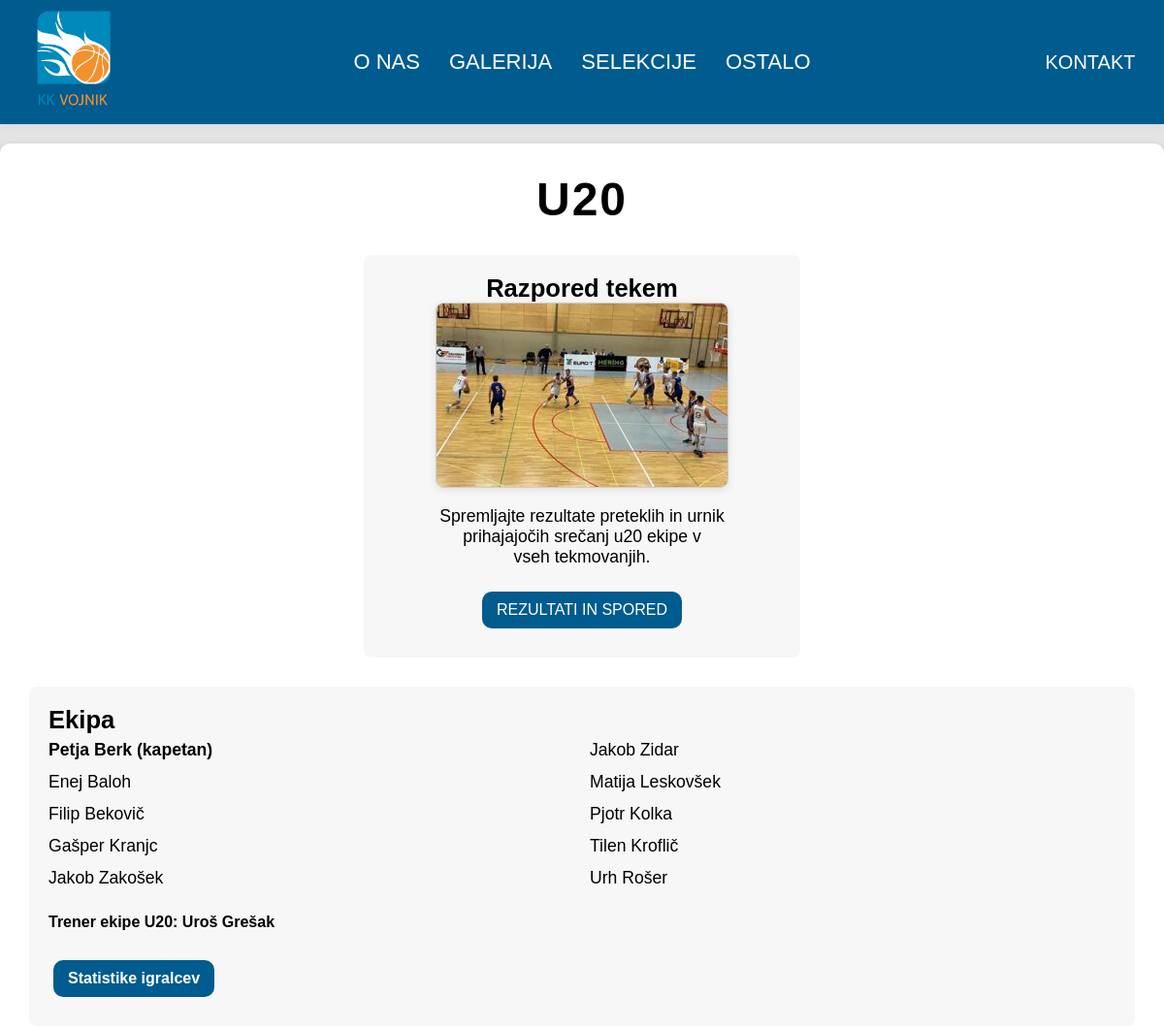
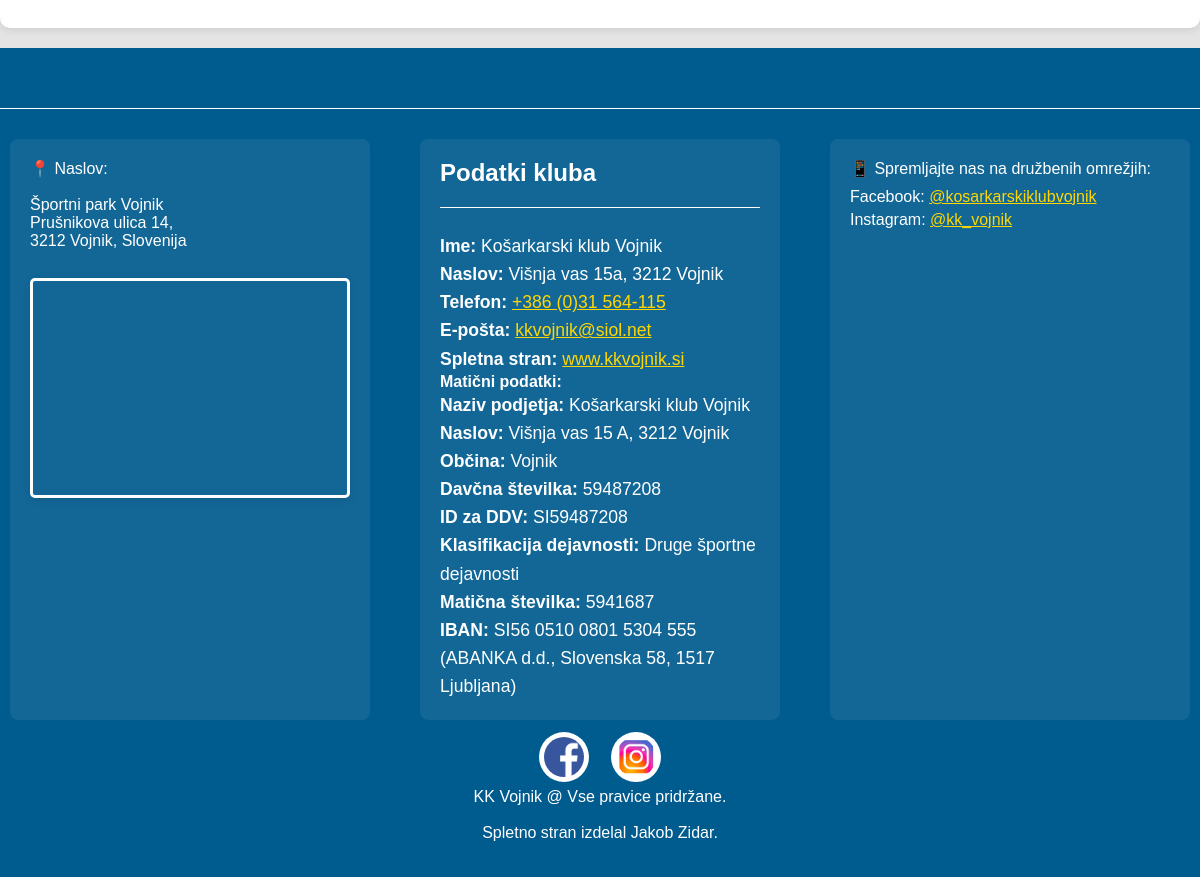
The page /u20.php on the database its author committed (2 pictures, top to bottom).
### tables this page shows
CREATE TABLE `igralci` (
  `id` int(11) NOT NULL,
  `ime_priimek` varchar(255) NOT NULL,
  `selekcija` varchar(50) NOT NULL,
  `je_kapetan` tinyint(1) DEFAULT 0
);

CREATE TABLE `trenerji` (
  `id` int(11) NOT NULL,
  `ime_priimek` varchar(255) NOT NULL,
  `pozicija` varchar(255) NOT NULL,
  `slika_url` varchar(255) DEFAULT 'slike/profilna.png',
  `selekcija` varchar(50) NOT NULL
);

### u20.php (called while the page is built, shortened)
<?php
$selekcija_naslov = "U20";
$kzs_url = "https://www.kzs.si/ekipa/17578?tekmovanje=582&tab=splosno";
$kzs_statistika_url = "https://www.kzs.si/ekipa/17578?tekmovanje=582&tab=seznam";
include 'selekcija_template_db.php';
?>

### selekcija_template_db.php (the view, shortened to what this page needs)
<?php
    include 'glava.php';
    $host = 'localhost';
    $db   = 'KKVojnik';
    $user = 'root';
    $pass = '';
    $charset = 'utf8mb4';
    $dsn = "mysql:host=$host;dbname=$db;charset=$charset";
    $options = [
        PDO::ATTR_ERRMODE => PDO::ERRMODE_EXCEPTION,
        PDO::ATTR_DEFAULT_FETCH_MODE => PDO::FETCH_ASSOC,
    ];
    try {
        $pdo = new PDO($dsn, $user, $pass, $options);
        $stmt = $pdo->prepare("SELECT * FROM igralci WHERE selekcija = ? ORDER BY je_kapetan DESC, ime_priimek ASC");
        $stmt->execute([$selekcija_id]);
        $igralci = $stmt->fetchAll();
        $stmt = $pdo->prepare("SELECT * FROM trenerji WHERE selekcija = ? ORDER BY CASE WHEN pozicija LIKE '%Glavni trener%' THEN 1 WHEN pozicija LIKE '%Pomožni trener%' THEN 2 ELSE 3 END");
        $stmt->execute([$selekcija_id]);
        $trenerji = $stmt->fetchAll();
    } catch (PDOException $e) {
        $igralci = [];
        $trenerji = [];
    }
?>
<div class="glavni_del">
    <h1 class="naslov"><?php echo $selekcija_naslov; ?></h1>
    <div class="ekipa-blok razpored-container">
        <h2>Razpored tekem</h2>
        <div class="kontakti-ureditev1">
            <img src="slike/igra.jpg" alt="Razpored tekem">
            <div class="razpored-opis">
                Spremljajte rezultate preteklih in urnik <br>
                prihajajočih srečanj <?php echo strtolower($selekcija_naslov); ?> ekipe v <br>
                vseh tekmovanjih.
            </div>
            <div>
                <a class="rezultati-btn" href="<?php echo $kzs_url; ?>">
                    REZULTATI IN SPORED
                </a>
            </div>
        </div>
    </div>
    <div class="ekipa-blok">
        <h2>Ekipa</h2>
        <ul class="igralci-lista">
            <?php foreach ($igralci as $igralec): ?>
                <li class="<?php echo $igralec['je_kapetan'] ? 'kapetan' : ''; ?>">
                    <?php echo htmlspecialchars($igralec['ime_priimek']); ?>
                </li>
            <?php endforeach; ?>
        </ul>
        <?php foreach ($trenerji as $trener): ?>
            <div class="trener">
                <?php
                    $pozicija = $trener['pozicija'];
                    if (strpos($pozicija, 'Glavni trener') !== false) {
                        echo 'Trener: ';
                    } else if (strpos($pozicija, 'Pomožni trener') !== false) {
                        echo 'Pomočnik trenerja: ';
                    } else {
                        echo $pozicija . ': ';
                    }
                    echo htmlspecialchars($trener['ime_priimek']);
                ?>
            </div>
        <?php endforeach; ?>
        <div class="trener">
            <a class="statistike-btn" href="<?php echo $kzs_statistika_url; ?>">
                Statistike igralcev
            </a>
        </div>
    </div>
</div>
<?php
    include 'noga.php';
?>

### glava.php (style rules this page uses)
* { margin: 0; padding: 0; box-sizing: border-box; }
html, body { width: 100%; margin: 0; padding: 0; font-family: 'Arial', sans-serif; background: #e4e4e4ff; }

### selekcija_template_db.php (style rules this page uses)
.glavni_del { max-width: 95vw; width: 100%; margin: 20px auto; background: #fff; padding: 30px; border-radius: 10px; box-shadow: 0 2px 8px rgba(0,0,0,0.1); box-sizing: border-box; }
@media (min-width: 600px) { .glavni_del { max-width: 1500px; } }
.naslov { text-align: center; font-size: 3em; font-weight: bold; color: black; margin-bottom: 30px; letter-spacing: 2px; }
h2 { margin-top: 2rem; font-size: 1.6rem; }
.ekipa-blok { margin-top: 30px; padding: 20px; background: #f7f7f7; border-radius: 8px; }
.ekipa-blok h2 { margin-top: 0; }
.igralci-lista { list-style: none; padding: 0; margin: 0; columns: 2; }
.igralci-lista li { padding: 6px 0; font-size: 1.1em; }
.kapetan { font-weight: bold; }
.kapetan::after { content: " (kapetan)"; }
.trener { margin-top: 20px; font-weight: bold; }
.razpored-container { width: 450px; text-align: center; margin: 0 auto; }
.kontakti-ureditev1 img { border: 1px solid #ccc; border-radius: 8px; max-width: 100%; box-shadow: 0 2px 8px rgba(0,0,0,0.1); }
.razpored-opis { font-size: 1.1em; margin: 15px auto; }
.statistike-btn, .rezultati-btn { background: #005B8F; color: #fff; border: none; padding: 10px 15px; border-radius: 10px; cursor: pointer; text-decoration: none; display: inline-block; margin: 10px 5px; transition: background-color 0.3s; }

### rows shown on the page
igralci: ime_priimek "Petja Berk"
igralci: ime_priimek "Enej Baloh"
igralci: ime_priimek "Filip Bekovič"
igralci: ime_priimek "Gašper Kranjc"
igralci: ime_priimek "Jakob Zakošek"
igralci: ime_priimek "Jakob Zidar"
igralci: ime_priimek "Matija Leskovšek"
igralci: ime_priimek "Pjotr Kolka"
igralci: ime_priimek "Tilen Kroflič"
igralci: ime_priimek "Urh Rošer"
trenerji: pozicija "Trener ekipe U20", ime_priimek "Uroš Grešak"

### other values the page prints
$selekcija_naslov "U20"
$selekcija_naslov "u20"
